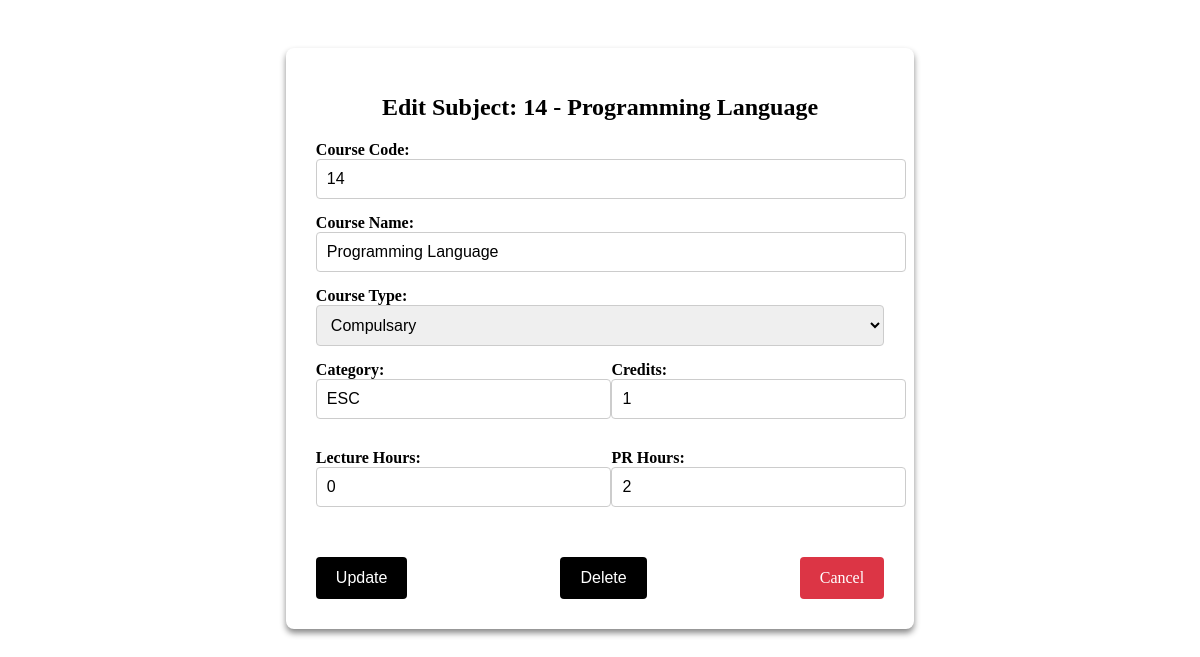
The app's page /edit-subject/6/ (signed in) with its own data.
### application/models.py (models this page shows, shortened)
class Subject(models.Model):
    course_code = models.CharField(max_length=10)
    course_name = models.CharField(max_length=100)
    course_type = models.CharField(max_length=100, default="Compulsary")
    category = models.CharField(max_length=50)
    credits = models.IntegerField()
    lecture_hours = models.IntegerField()
    pr_hours = models.IntegerField()
    semester = models.IntegerField()
    class Meta:
        constraints = [
            models.UniqueConstraint(fields=['course_code'], name='unique_course_code'),
            models.UniqueConstraint(fields=['course_name'], name='unique_course_name'),
        ]

### application/views.py (the view, shortened to what this page needs)
# urls.py: path('edit-subject/<int:id>/', views.edit_subject, name='edit_subject'),
@login_required(login_url='home')
def edit_subject(request, id):
    subject = get_object_or_404(Subject, id=id)
    return render(request, 'credit/edit_subject.html', {'subject': subject})

### templates/credit/edit_subject.html (shortened to what this page needs)
<!DOCTYPE html>
<html lang="en">
<head>
</head>
<body>
    <div class="content-container">
        <div class="form-box">
            <h1>Edit Subject: {{ subject.course_code }} - {{ subject.course_name }}</h1>
            <form method="POST" class="form-container">
                <div class="form-group">
                    <label for="course_code">Course Code:</label>
                    <input type="text" name="course_code" value="{{ subject.course_code }}" required class="form-control">
                </div>
                <div class="form-group">
                    <label for="course_name">Course Name:</label>
                    <input type="text" name="course_name" value="{{ subject.course_name }}" required class="form-control">
                </div>
                <div class="form-group">
                    <label for="course_type">Course Type:</label>
                    <select name="course_type" class="form-control">
                        <option value="Compulsary" {% if subject.course_type == "Compulsary" %}selected{% endif %}>Compulsary</option>
                    </select>
                </div>
                <div class="form-row">
                    <div class="form-group half-width">
                        <label for="category">Category:</label>
                        <input type="text" name="category" value="{{ subject.category }}" required class="form-control">
                    </div>
                    <div class="form-group half-width">
                        <label for="credits">Credits:</label>
                        <input type="number" name="credits" value="{{ subject.credits }}" required class="form-control">
                    </div>
                </div>
                <div class="form-row">
                    <div class="form-group half-width">
                        <label for="lecture_hours">Lecture Hours:</label>
                        <input type="number" name="lecture_hours" value="{{ subject.lecture_hours }}" required class="form-control">
                    </div>
                    <div class="form-group half-width">
                        <label for="pr_hours">PR Hours:</label>
                        <input type="number" name="pr_hours" value="{{ subject.pr_hours }}" required class="form-control">
                    </div>
                </div>
                <div class="form-actions">
                    <button type="submit" class="btn update-btn">Update</button>
                    <button type="submit" name="delete" value="True" class="btn update-btn" onclick="return confirm('Are you sure you want to delete this subject?');">Delete</button>
                    <a href="{% url 'sem_subjects' subject.semester %}" class="btn cancel-btn">Cancel</a>
                </div>
            </form>
        </div>
    </div>
</body>
</html>

### templates/credit/edit_subject.html (style rules this page uses)
.content-container { width: 80%; margin: 0 auto; padding: 40px 0; }
.form-box { background-color: #fff; padding: 30px; border-radius: 8px; box-shadow: 0 4px 6px rgba(0, 0, 0, 0.47); width: 60%; margin: 0 auto; }
h1 { text-align: center; font-size: 24px; margin-bottom: 20px; }
.form-container { display: flex; flex-direction: column; }
.form-group { margin-bottom: 15px; }
.form-group label { font-weight: bold; margin-bottom: 5px; }
.form-control { width: 100%; padding: 10px; font-size: 16px; border: 1px solid #ccc; border-radius: 4px; }
.form-row { display: flex; justify-content: space-between; margin-bottom: 15px; }
.form-group.half-width { width: 48%; }
.form-actions { margin-top: 20px; display: flex; justify-content: space-between; }
.btn { padding: 12px 20px; font-size: 16px; border-radius: 4px; cursor: pointer; text-decoration: none; display: inline-block; text-align: center; }
.update-btn { background-color: black; color: white; border: none; }
.cancel-btn { background-color: #dc3545; color: white; border: none; }

### records on screen
Subject: course_code "14", course_name "Programming Language", course_type "Compulsary", category "ESC", credits "1", lecture_hours "0", pr_hours "2"
